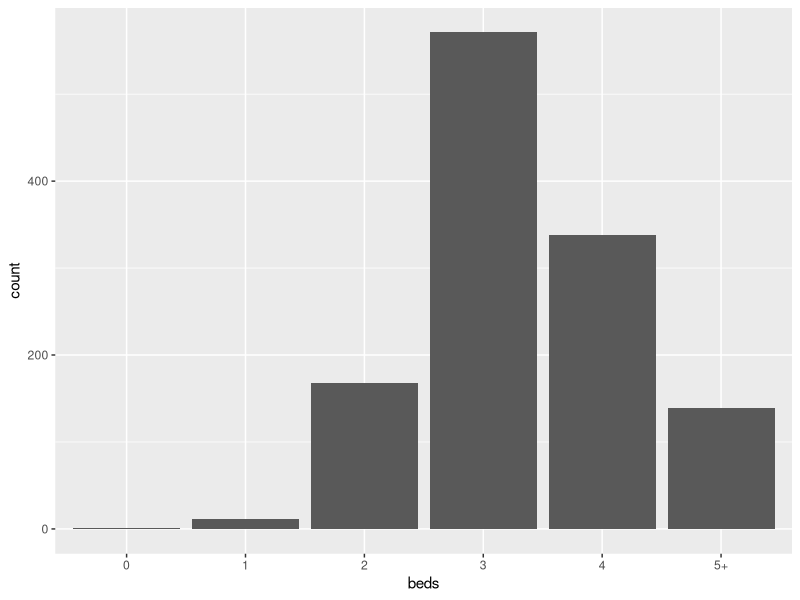
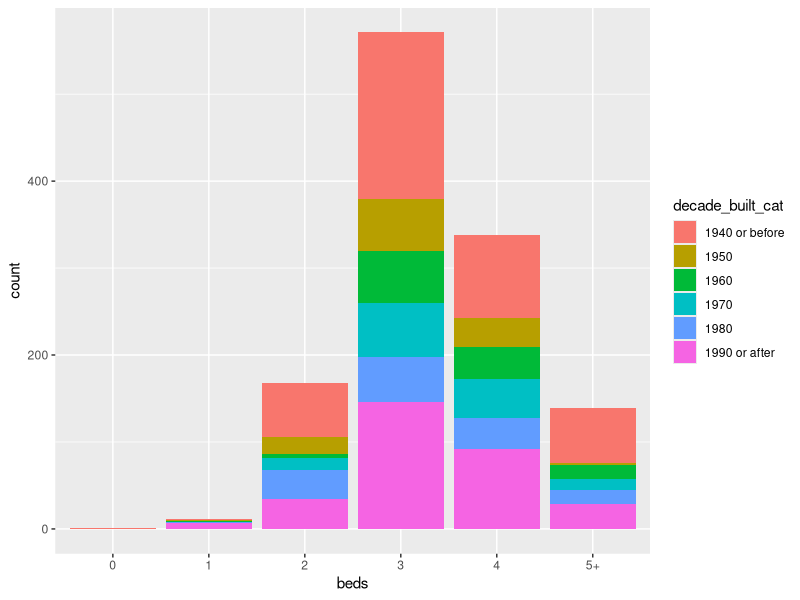
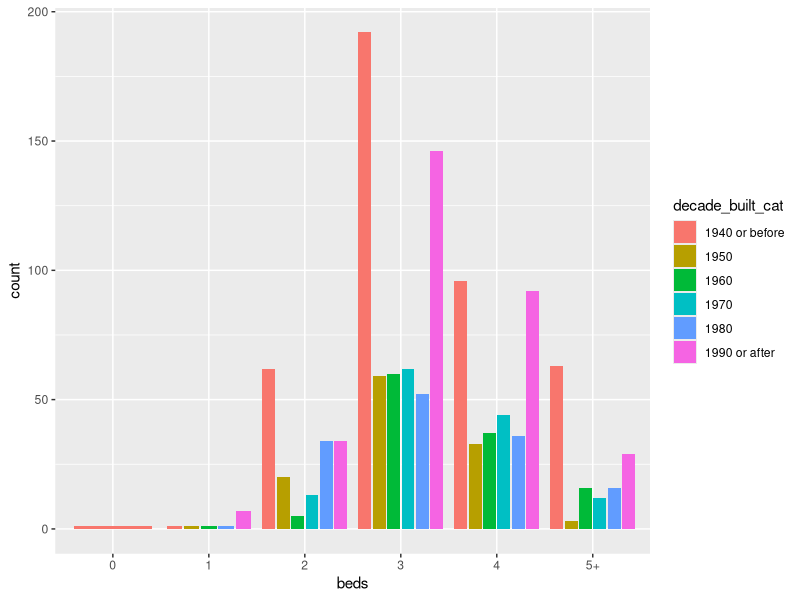
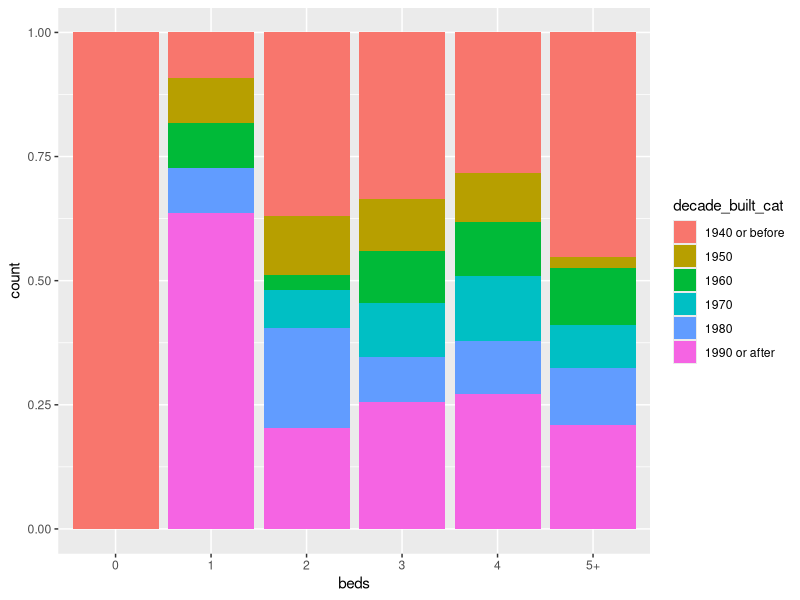
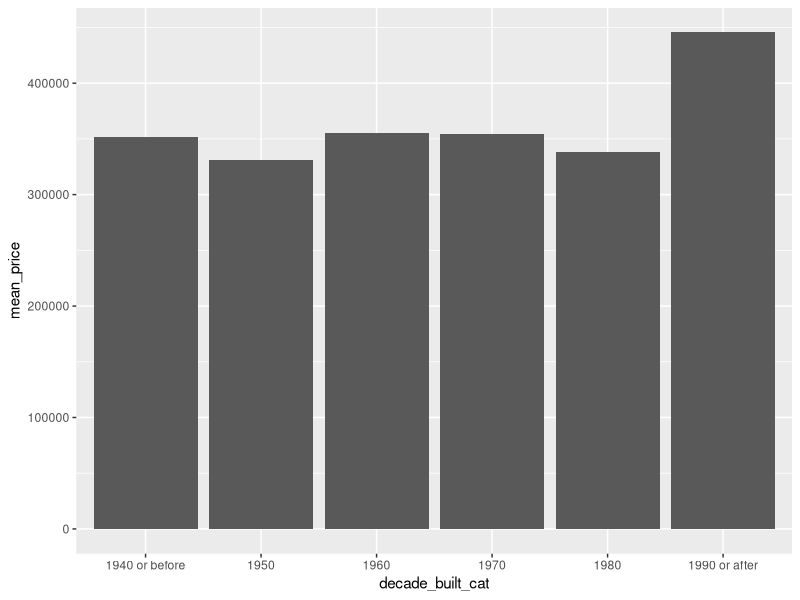
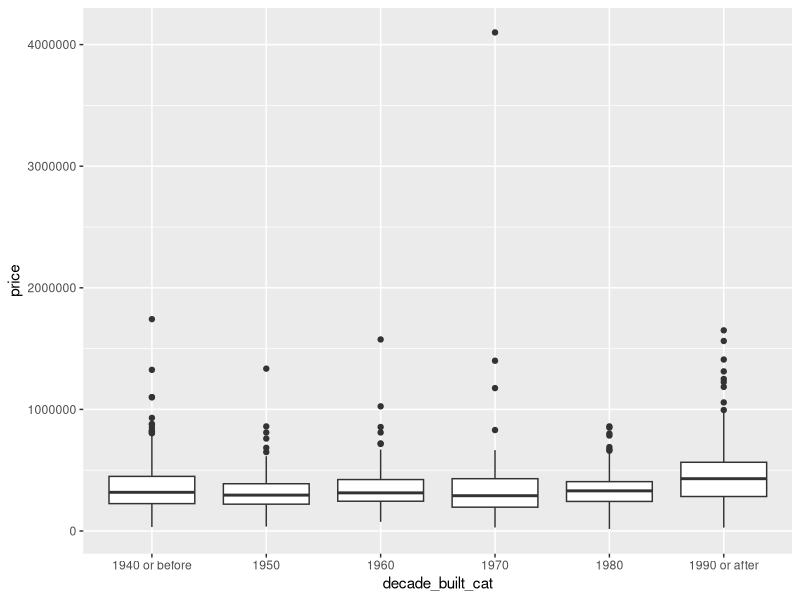
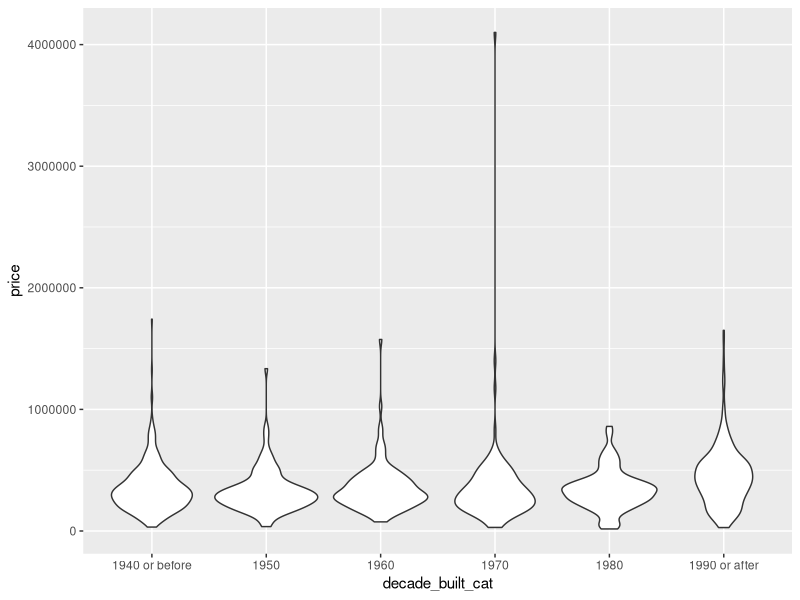
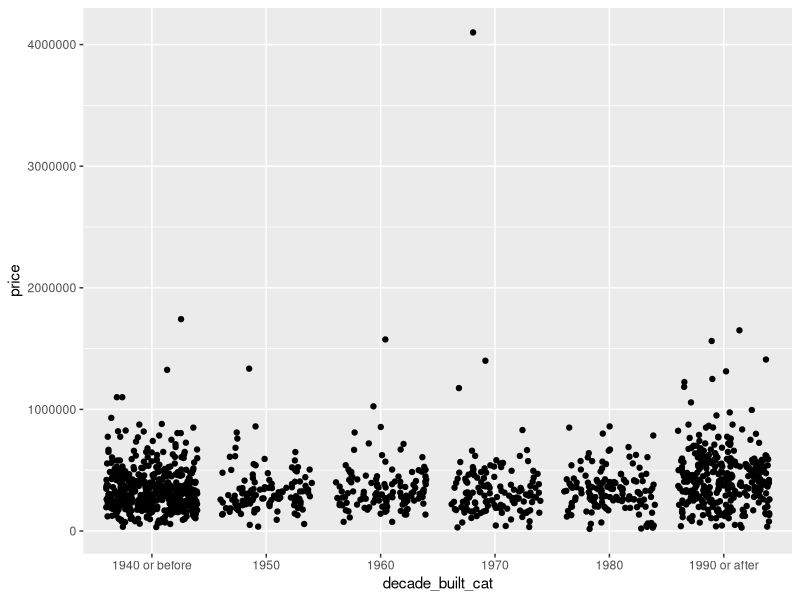

Source code (R) for these figures, in order:
## ---- chunk 1
#| label: packages

library(tidyverse)

options(scipen = 999)
## ---- chunk 2
#| label: load-tompkins

tompkins <- read_csv("data/tompkins-home-sales.csv") |>
  mutate(decade_built = (year_built %/% 10) * 10) |>
  mutate(
    decade_built_cat = case_when(
      decade_built <= 1940 ~ "1940 or before",
      decade_built >= 1990 ~ "1990 or after",
      .default = as.character(decade_built)
    )
  )
## ---- chunk 3
#| label: beds
tompkins_beds <- tompkins |>
  mutate(beds = factor(beds) |>
    fct_collapse(
      "5+" = c("5", "6", "7", "9", "11")
    )) |>
  drop_na(beds)
## ---- chunk 4
#| label: beds-bar

# add code here
ggplot(tompkins_beds, 
       mapping = aes(x = beds)) +
  geom_bar()

## ---- chunk 5
#| label: beds-bar-stack

# add code here
ggplot(tompkins_beds, 
       mapping = aes(x = beds, 
                     fill = decade_built_cat)) +
  geom_bar()


## ---- chunk 6
#| label: beds-bar-dodge

# add code here
ggplot(tompkins_beds, 
       mapping = aes(x = beds, 
                     fill = decade_built_cat)) +
  geom_bar(position = position_dodge2())


## ---- chunk 7
#| label: beds-bar-rel-freq

# add code here
ggplot(tompkins_beds, 
       mapping = aes(x = beds, 
                     fill = decade_built_cat)) +
  geom_bar(position = "fill")

## ---- chunk 8
#| label: mean-price-decade

mean_price_decade <- tompkins |>
  group_by(decade_built_cat) |>
  summarize(mean_price = mean(price))

## ---- chunk 9
#| label: mean-price-bar

# add code here

ggplot(mean_price_decade,
       mapping = aes(x = decade_built_cat,
                     y = mean_price)) +
  geom_col()


## ---- chunk 10
#| label: mean-price-box

# add code here

ggplot(data = tompkins,
       mapping = aes(x = decade_built_cat,
                     y = price)) +
  geom_boxplot()

## ---- chunk 11
#| label: mean-price-violin

# add code here
ggplot(data = tompkins,
       mapping = aes(x = decade_built_cat,
                     y = price)) +
  geom_violin()
## ---- chunk 12
#| label: mean-price-strip

set.seed(123) # for reproducibility
# add code here

ggplot(data = tompkins,
       mapping = aes(x = decade_built_cat,
                     y = price)) +
  geom_jitter()

